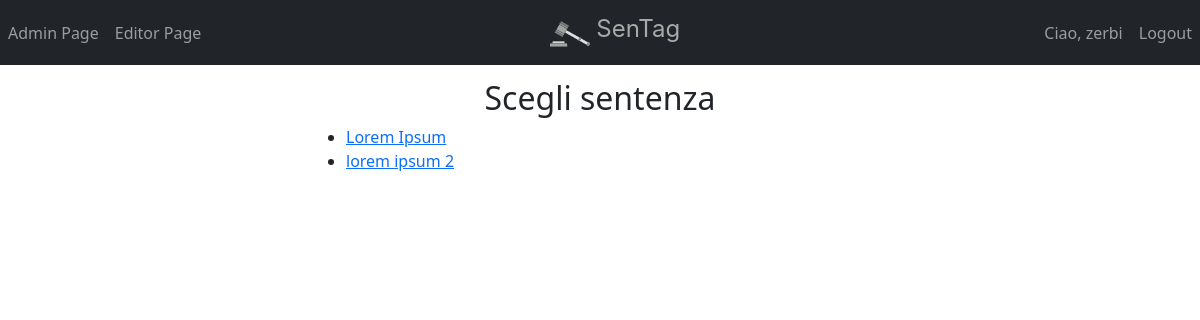
Before: /sentenze/ (signed in) with the older database file.
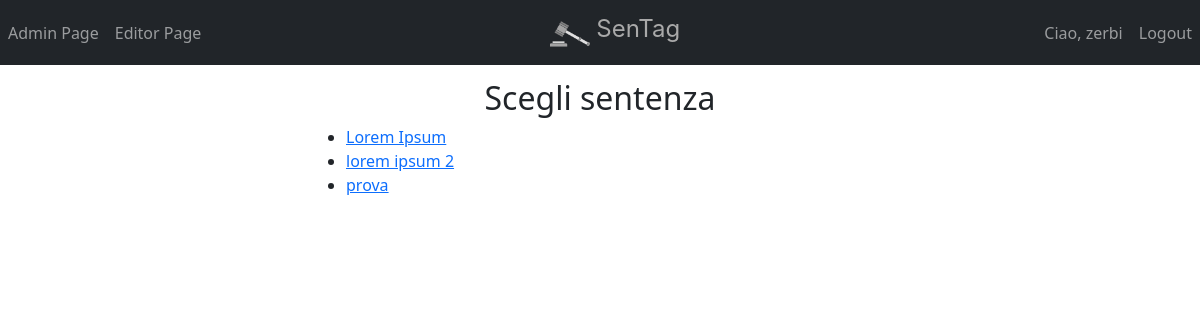
After: the same page with the newer database file.
### tag_sentenze/models.py (models this page shows, shortened)
class Sentenza(models.Model):
    nome = models.CharField(max_length=30, unique=True)
    sentenza = models.FileField(
        upload_to='uploads/', help_text='Scegli la sentenza da taggare.')  # MEDIA_ROOT/uploads
    schema_xml = models.FileField(
        upload_to='uploads/', help_text='Scegli il file xml da utilizzare.')  # MEDIA_ROOT/uploads
    completed = models.BooleanField(default=False)
    testo_iniziale = models.TextField(blank=True)
    testo_taggato_html = models.TextField(blank=True)
    testo_taggato_xml = models.TextField(blank=True)
    def __str__(self):
        return self.nome

### tag_sentenze/views.py (the view)
# urls.py: path("sentenze/", views.list_sentenze, name="list-sentenze"),
@login_required
def list_sentenze(request):
    context = {
        'sentenze': Sentenza.objects.all()
    }
    return render(request, 'tag_sentenze/list_sentenze.html', context=context)

### tag_sentenze/templates/tag_sentenze/list_sentenze.html (shortened to what this page needs)
{% extends "tag_sentenze/layout.html" %}
{% block content %}
    <h2 class="title">Scegli sentenza</h2>
    <ul>
        {% for sentenza in sentenze %}
        <li>
            <a href="{% url 'tag_sentenze:tag-sentenza' sentenza.id %}"> {{ sentenza }} </a>
        </li>
        {% endfor %}
    </ul>
{% endblock %}

Changed rows visible on the page:
added Sentenza: nome "prova"
